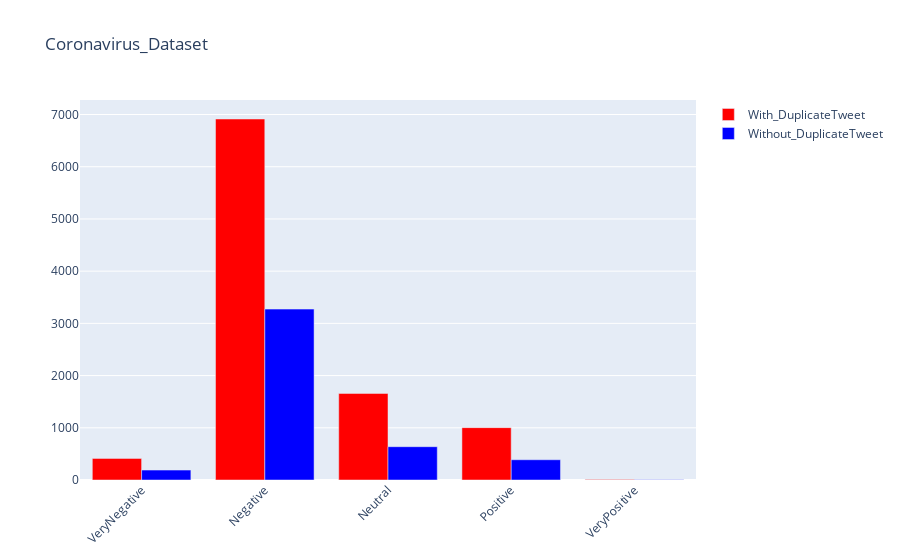

Here is the notebook cell this chart was saved with:
### Code cell
import plotly.graph_objects as go

sentiments=df1['Sentiment']

fig = go.Figure()

fig.add_trace(go.Bar(
    x=sentiments,
    y=df1['Stats'],
    name='With_DuplicateTweet',
    marker_color='red'
))

fig.add_trace(go.Bar(
    x=sentiments,
    y=df2['Stats'],
    name='Without_DuplicateTweet',
    marker_color='blue'
))

# Here we modify the tickangle of the xaxis, resulting in rotated labels.
fig.update_layout(barmode='group', xaxis_tickangle=-45, title_text='Coronavirus_Dataset')
fig.show()

### Figure 1 — Plotly figure (JSON) as saved in the notebook; plotly's stock layout.template omitted (floating-point values rounded to 4 significant figures)
{"data": [{"marker": {"color": "red"}, "name": "With_DuplicateTweet", "type": "bar", "x": ["VeryNegative", "Negative", "Neutral", "Positive", "VeryPositive"], "y": [414, 6914, 1658, 1003, 11]}, {"marker": {"color": "blue"}, "name": "Without_DuplicateTweet", "type": "bar", "x": ["VeryNegative", "Negative", "Neutral", "Positive", "VeryPositive"], "y": [190, 3273, 638, 388, 4]}], "layout": {"barmode": "group", "title": {"text": "Coronavirus_Dataset"}, "xaxis": {"tickangle": -45}}}
